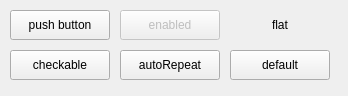
<?xml version="1.0" encoding="UTF-8"?>
<ui version="4.0">
 <class>MainWindow</class>
 <widget class="QMainWindow" name="MainWindow">
  <property name="geometry">
   <rect>
    <x>0</x>
    <y>0</y>
    <width>348</width>
    <height>96</height>
   </rect>
  </property>
  <property name="windowTitle">
   <string>MainWindow</string>
  </property>
  <property name="toolButtonStyle">
   <enum>Qt::ToolButtonIconOnly</enum>
  </property>
  <property name="animated">
   <bool>false</bool>
  </property>
  <widget class="QWidget" name="centralwidget">
   <widget class="QPushButton" name="btnFlat">
    <property name="geometry">
     <rect>
      <x>230</x>
      <y>10</y>
      <width>100</width>
      <height>30</height>
     </rect>
    </property>
    <property name="autoFillBackground">
     <bool>false</bool>
    </property>
    <property name="styleSheet">
     <string notr="true"/>
    </property>
    <property name="text">
     <string>flat</string>
    </property>
    <property name="shortcut">
     <string>Ctrl+D</string>
    </property>
    <property name="checkable">
     <bool>false</bool>
    </property>
    <property name="checked">
     <bool>false</bool>
    </property>
    <property name="flat">
     <bool>true</bool>
    </property>
   </widget>
   <widget class="QPushButton" name="btnDisable">
    <property name="enabled">
     <bool>false</bool>
    </property>
    <property name="geometry">
     <rect>
      <x>120</x>
      <y>10</y>
      <width>100</width>
      <height>30</height>
     </rect>
    </property>
    <property name="text">
     <string>enabled</string>
    </property>
   </widget>
   <widget class="QPushButton" name="btnCheckable">
    <property name="enabled">
     <bool>true</bool>
    </property>
    <property name="geometry">
     <rect>
      <x>10</x>
      <y>50</y>
      <width>100</width>
      <height>30</height>
     </rect>
    </property>
    <property name="text">
     <string>checkable</string>
    </property>
    <property name="checkable">
     <bool>true</bool>
    </property>
   </widget>
   <widget class="QPushButton" name="btnPush">
    <property name="enabled">
     <bool>true</bool>
    </property>
    <property name="geometry">
     <rect>
      <x>10</x>
      <y>10</y>
      <width>100</width>
      <height>30</height>
     </rect>
    </property>
    <property name="text">
     <string>push button</string>
    </property>
    <property name="shortcut">
     <string>Ctrl+P</string>
    </property>
   </widget>
   <widget class="QPushButton" name="btnAutoRepeat">
    <property name="enabled">
     <bool>true</bool>
    </property>
    <property name="geometry">
     <rect>
      <x>120</x>
      <y>50</y>
      <width>100</width>
      <height>30</height>
     </rect>
    </property>
    <property name="text">
     <string>autoRepeat</string>
    </property>
    <property name="autoRepeat">
     <bool>true</bool>
    </property>
   </widget>
   <widget class="QPushButton" name="btnDefault">
    <property name="enabled">
     <bool>true</bool>
    </property>
    <property name="geometry">
     <rect>
      <x>230</x>
      <y>50</y>
      <width>100</width>
      <height>30</height>
     </rect>
    </property>
    <property name="text">
     <string>default</string>
    </property>
    <property name="autoDefault">
     <bool>false</bool>
    </property>
    <property name="default">
     <bool>false</bool>
    </property>
   </widget>
  </widget>
 </widget>
 <resources/>
 <connections/>
</ui>
